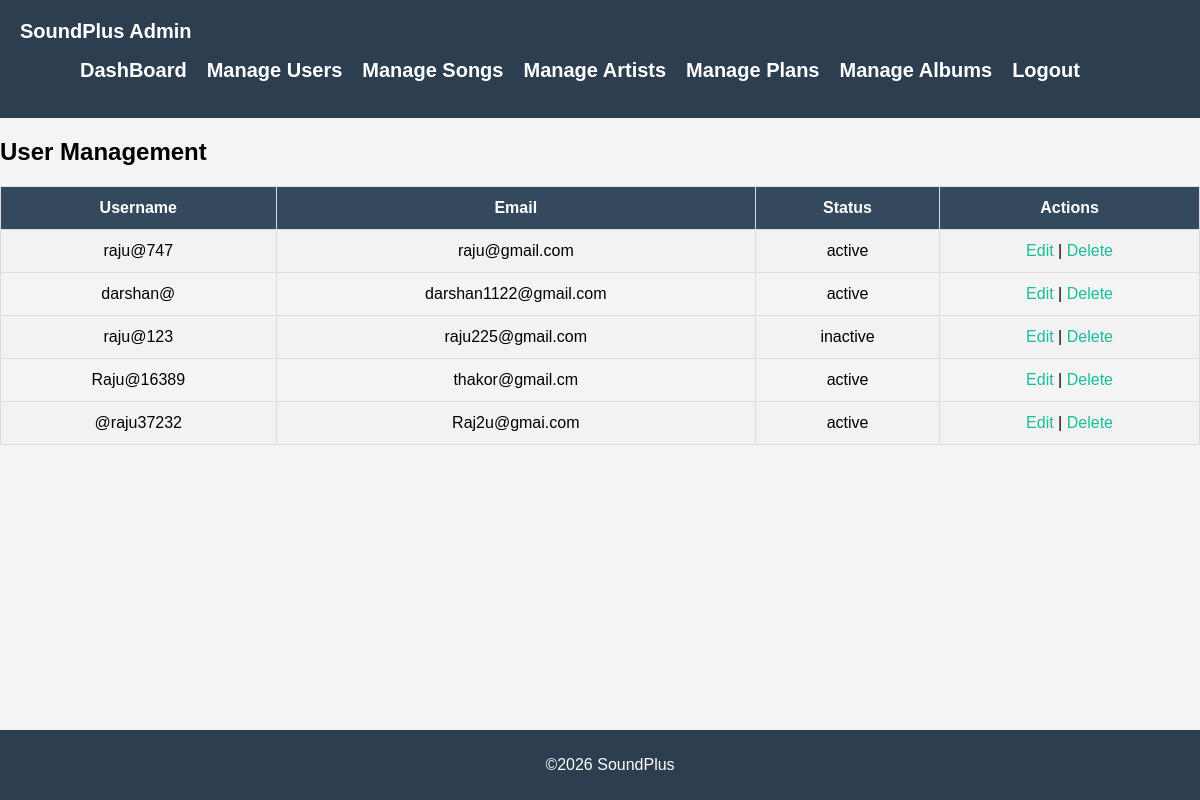
The page /admin/pages/manage_users.php (signed in) on the database its author committed.
### tables this page shows
CREATE TABLE IF NOT EXISTS `users` (
  `user_id` int(11) NOT NULL AUTO_INCREMENT,
  `username` varchar(50) NOT NULL,
  `email` varchar(100) NOT NULL,
  `password` varchar(255) NOT NULL,
  `profile_picture` varchar(255) DEFAULT 'default_user.png',
  `subscription_plan` int(11) DEFAULT NULL,
  `create_at` timestamp NULL DEFAULT CURRENT_TIMESTAMP,
  `status` enum('active','inactive') DEFAULT 'active',
  `mobile` varchar(15) DEFAULT NULL,
  `dob` date DEFAULT NULL,
  `gender` varchar(255) DEFAULT NULL,
  PRIMARY KEY (`user_id`),
  UNIQUE KEY `email` (`email`)
);

### admin/pages/manage_users.php (the view, shortened to what this page needs)
<?php
include('../includes/admin_header.php');
include('../includes/admin_db_connect.php');
$query="SELECT * FROM users";
$result=$conn->query($query);
?>
<!DOCTYPE html>
<html lang="en">
<head>
</head>
<body>
    <div class="admin-page">
        <h2>User Management</h2>
        <table>
            <tr>
                 <th>Username</th>
                 <th>Email</th>
                 <th>Status</th>
                 <th>Actions</th>
            </tr>
            <?php while($row=$result->fetch_assoc()){?>
                <tr>
                    <td><?php echo $row['username']; ?></td>
                    <td><?php echo $row['email']; ?></td>
                    <td><?php echo $row['status']; ?></td>
                    <td><a href="edit_user.php?id=<?php echo $row['user_id']; ?>" onclick="return confirm('Are you sure you want to Edit this User?');">Edit</a> | <a href="delete_user.php?id=<?php echo $row['user_id']; ?>" onclick="return confirm('Are you sure you want to delete this User?');">Delete</a></td>
            </tr>
            <?php } ?>
            </table>
    </div>
    <?php include('../includes/admin_footer.php'); ?>
</body>
</html>

### admin/css/admin.css (style rules this page uses)
body { font-family: Arial, sans-serif; background-color: #f4f4f4; margin: 0; padding: 0; }
table { width: 100%; border-collapse: collapse; margin-top: 20px; }
table th, table td { padding: 12px; border: 1px solid #ddd; text-align: center; }
table th { background-color: #34495e; color: #fff; }
table tr:nth-child(even) { background-color: #f2f2f2; }
table td a { text-decoration: none; color: #1abc9c; }

### rows shown on the page
users: username "raju@747", email "raju@gmail.com", status "active"
users: username "darshan@", email "darshan1122@gmail.com", status "active"
users: username "raju@123", email "raju225@gmail.com", status "inactive"
users: username "Raju@16389", email "thakor@gmail.cm", status "active"
users: username "@raju37232", email "Raj2u@gmai.com", status "active"
